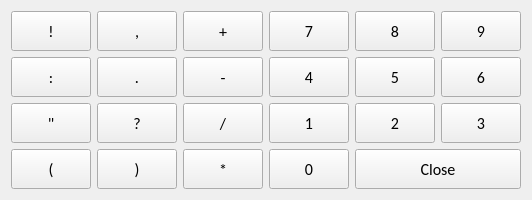
   <widget class="QWidget" name="gridLayoutWidget_3">
    <property name="geometry">
     <rect>
      <x>860</x>
      <y>0</y>
      <width>271</width>
      <height>181</height>
     </rect>
    </property>
    <property name="cursor">
     <cursorShape>ArrowCursor</cursorShape>
    </property>
    <layout class="QGridLayout" name="gridLayout_3">
     <item row="2" column="4">
      <widget class="QPushButton" name="pushButton_question">
       <property name="minimumSize">
        <size>
         <width>0</width>
         <height>40</height>
        </size>
       </property>
       <property name="font">
        <font>
         <family>Calibri</family>
         <pointsize>12</pointsize>
         <weight>50</weight>
         <bold>false</bold>
        </font>
       </property>
       <property name="cursor">
        <cursorShape>PointingHandCursor</cursorShape>
       </property>
       <property name="text">
        <string>?</string>
       </property>
      </widget>
     </item>
     <item row="0" column="5">
      <widget class="QPushButton" name="pushButton_plus">
       <property name="minimumSize">
        <size>
         <width>0</width>
         <height>40</height>
        </size>
       </property>
       <property name="font">
        <font>
         <family>Calibri</family>
         <pointsize>12</pointsize>
         <weight>50</weight>
         <bold>false</bold>
        </font>
       </property>
       <property name="cursor">
        <cursorShape>PointingHandCursor</cursorShape>
       </property>
       <property name="text">
        <string>+</string>
       </property>
      </widget>
     </item>
     <item row="3" column="3">
      <widget class="QPushButton" name="pushButton_bracket_open">
       <property name="minimumSize">
        <size>
         <width>0</width>
         <height>40</height>
        </size>
       </property>
       <property name="font">
        <font>
         <family>Calibri</family>
         <pointsize>12</pointsize>
         <weight>50</weight>
         <bold>false</bold>
        </font>
       </property>
       <property name="cursor">
        <cursorShape>PointingHandCursor</cursorShape>
       </property>
       <property name="text">
        <string>(</string>
       </property>
      </widget>
     </item>
     <item row="3" column="4">
      <widget class="QPushButton" name="pushButton_bracket_close">
       <property name="minimumSize">
        <size>
         <width>0</width>
         <height>40</height>
        </size>
       </property>
       <property name="font">
        <font>
         <family>Calibri</family>
         <pointsize>12</pointsize>
         <weight>50</weight>
         <bold>false</bold>
        </font>
       </property>
       <property name="cursor">
        <cursorShape>PointingHandCursor</cursorShape>
       </property>
       <property name="text">
        <string>)</string>
       </property>
      </widget>
     </item>
     <item row="0" column="3">
      <widget class="QPushButton" name="pushButton_exclamation">
       <property name="minimumSize">
        <size>
         <width>0</width>
         <height>40</height>
        </size>
       </property>
       <property name="font">
        <font>
         <family>Calibri</family>
         <pointsize>12</pointsize>
         <weight>50</weight>
         <bold>false</bold>
        </font>
       </property>
       <property name="cursor">
        <cursorShape>PointingHandCursor</cursorShape>
       </property>
       <property name="text">
        <string>!</string>
       </property>
      </widget>
     </item>
     <item row="3" column="5">
      <widget class="QPushButton" name="pushButton_star">
       <property name="minimumSize">
        <size>
         <width>0</width>
         <height>40</height>
        </size>
       </property>
       <property name="font">
        <font>
         <family>Calibri</family>
         <pointsize>12</pointsize>
         <weight>50</weight>
         <bold>false</bold>
        </font>
       </property>
       <property name="cursor">
        <cursorShape>PointingHandCursor</cursorShape>
       </property>
       <property name="text">
        <string>*</string>
       </property>
      </widget>
     </item>
     <item row="1" column="5">
      <widget class="QPushButton" name="pushButton_minus">
       <property name="minimumSize">
        <size>
         <width>0</width>
         <height>40</height>
        </size>
       </property>
       <property name="font">
        <font>
         <family>Calibri</family>
         <pointsize>12</pointsize>
         <weight>50</weight>
         <bold>false</bold>
        </font>
       </property>
       <property name="cursor">
        <cursorShape>PointingHandCursor</cursorShape>
       </property>
       <property name="text">
        <string>-</string>
       </property>
      </widget>
     </item>
     <item row="2" column="5">
      <widget class="QPushButton" name="pushButton_slash">
       <property name="minimumSize">
        <size>
         <width>0</width>
         <height>40</height>
        </size>
       </property>
       <property name="font">
        <font>
         <family>Calibri</family>
         <pointsize>12</pointsize>
         <weight>50</weight>
         <bold>false</bold>
        </font>
       </property>
       <property name="cursor">
        <cursorShape>PointingHandCursor</cursorShape>
       </property>
       <property name="text">
        <string>/</string>
       </property>
      </widget>
     </item>
     <item row="1" column="4">
      <widget class="QPushButton" name="pushButton_dot">
       <property name="minimumSize">
        <size>
         <width>0</width>
         <height>40</height>
        </size>
       </property>
       <property name="font">
        <font>
         <family>Calibri</family>
         <pointsize>12</pointsize>
         <weight>50</weight>
         <bold>false</bold>
        </font>
       </property>
       <property name="cursor">
        <cursorShape>PointingHandCursor</cursorShape>
       </property>
       <property name="text">
        <string>.</string>
       </property>
      </widget>
     </item>
     <item row="2" column="3">
      <widget class="QPushButton" name="pushButton_quotes">
       <property name="minimumSize">
        <size>
         <width>0</width>
         <height>40</height>
        </size>
       </property>
       <property name="font">
        <font>
         <family>Calibri</family>
         <pointsize>12</pointsize>
         <weight>50</weight>
         <bold>false</bold>
        </font>
       </property>
       <property name="cursor">
        <cursorShape>PointingHandCursor</cursorShape>
       </property>
       <property name="text">
        <string>&quot;</string>
       </property>
      </widget>
     </item>
     <item row="1" column="3">
      <widget class="QPushButton" name="pushButton_colon">
       <property name="minimumSize">
        <size>
         <width>0</width>
         <height>40</height>
        </size>
       </property>
       <property name="font">
        <font>
         <family>Calibri</family>
         <pointsize>12</pointsize>
         <weight>50</weight>
         <bold>false</bold>
        </font>
       </property>
       <property name="cursor">
        <cursorShape>PointingHandCursor</cursorShape>
       </property>
       <property name="text">
        <string>:</string>
       </property>
      </widget>
     </item>
     <item row="0" column="4">
      <widget class="QPushButton" name="pushButton_comma">
       <property name="minimumSize">
        <size>
         <width>0</width>
         <height>40</height>
        </size>
       </property>
       <property name="font">
        <font>
         <family>Calibri</family>
         <pointsize>12</pointsize>
         <weight>50</weight>
         <bold>false</bold>
        </font>
       </property>
       <property name="cursor">
        <cursorShape>PointingHandCursor</cursorShape>
       </property>
       <property name="text">
        <string>,</string>
       </property>
      </widget>
     </item>
     <item row="2" column="7">
      <widget class="QPushButton" name="pushButton_num2">
       <property name="minimumSize">
        <size>
         <width>0</width>
         <height>40</height>
        </size>
       </property>
       <property name="font">
        <font>
         <family>Calibri</family>
         <pointsize>12</pointsize>
         <weight>50</weight>
         <bold>false</bold>
        </font>
       </property>
       <property name="cursor">
        <cursorShape>PointingHandCursor</cursorShape>
       </property>
       <property name="text">
        <string>2</string>
       </property>
      </widget>
     </item>
     <item row="2" column="6">
      <widget class="QPushButton" name="pushButton_num1">
       <property name="minimumSize">
        <size>
         <width>0</width>
         <height>40</height>
        </size>
       </property>
       <property name="font">
        <font>
         <family>Calibri</family>
         <pointsize>12</pointsize>
         <weight>50</weight>
         <bold>false</bold>
        </font>
       </property>
       <property name="cursor">
        <cursorShape>PointingHandCursor</cursorShape>
       </property>
       <property name="text">
        <string>1</string>
       </property>
      </widget>
     </item>
     <item row="2" column="8">
      <widget class="QPushButton" name="pushButton_num3">
       <property name="minimumSize">
        <size>
         <width>0</width>
         <height>40</height>
        </size>
       </property>
       <property name="font">
        <font>
         <family>Calibri</family>
         <pointsize>12</pointsize>
         <weight>50</weight>
         <bold>false</bold>
        </font>
       </property>
       <property name="cursor">
        <cursorShape>PointingHandCursor</cursorShape>
       </property>
       <property name="text">
        <string>3</string>
       </property>
      </widget>
     </item>
     <item row="1" column="6">
      <widget class="QPushButton" name="pushButton_num4">
       <property name="minimumSize">
        <size>
         <width>0</width>
         <height>40</height>
        </size>
       </property>
       <property name="font">
        <font>
         <family>Calibri</family>
         <pointsize>12</pointsize>
         <weight>50</weight>
         <bold>false</bold>
        </font>
       </property>
       <property name="cursor">
        <cursorShape>PointingHandCursor</cursorShape>
       </property>
       <property name="text">
        <string>4</string>
       </property>
      </widget>
     </item>
     <item row="1" column="7">
      <widget class="QPushButton" name="pushButton_num5">
       <property name="minimumSize">
        <size>
         <width>0</width>
         <height>40</height>
        </size>
       </property>
       <property name="font">
        <font>
         <family>Calibri</family>
         <pointsize>12</pointsize>
         <weight>50</weight>
         <bold>false</bold>
        </font>
       </property>
       <property name="cursor">
        <cursorShape>PointingHandCursor</cursorShape>
       </property>
       <property name="text">
        <string>5</string>
       </property>
      </widget>
     </item>
     <item row="1" column="8">
      <widget class="QPushButton" name="pushButton_num6">
       <property name="minimumSize">
        <size>
         <width>0</width>
         <height>40</height>
        </size>
       </property>
       <property name="font">
        <font>
         <family>Calibri</family>
         <pointsize>12</pointsize>
         <weight>50</weight>
         <bold>false</bold>
        </font>
       </property>
       <property name="cursor">
        <cursorShape>PointingHandCursor</cursorShape>
       </property>
       <property name="text">
        <string>6</string>
       </property>
      </widget>
     </item>
     <item row="0" column="6">
      <widget class="QPushButton" name="pushButton_num7">
       <property name="minimumSize">
        <size>
         <width>0</width>
         <height>40</height>
        </size>
       </property>
       <property name="font">
        <font>
         <family>Calibri</family>
         <pointsize>12</pointsize>
         <weight>50</weight>
         <bold>false</bold>
        </font>
       </property>
       <property name="cursor">
        <cursorShape>PointingHandCursor</cursorShape>
       </property>
       <property name="text">
        <string>7</string>
       </property>
      </widget>
     </item>
     <item row="0" column="7">
      <widget class="QPushButton" name="pushButton_num8">
       <property name="minimumSize">
        <size>
         <width>0</width>
         <height>40</height>
        </size>
       </property>
       <property name="font">
        <font>
         <family>Calibri</family>
         <pointsize>12</pointsize>
         <weight>50</weight>
         <bold>false</bold>
        </font>
       </property>
       <property name="cursor">
        <cursorShape>PointingHandCursor</cursorShape>
       </property>
       <property name="text">
        <string>8</string>
       </property>
      </widget>
     </item>
     <item row="0" column="8">
      <widget class="QPushButton" name="pushButton_num9">
       <property name="minimumSize">
        <size>
         <width>0</width>
         <height>40</height>
        </size>
       </property>
       <property name="font">
        <font>
         <family>Calibri</family>
         <pointsize>12</pointsize>
         <weight>50</weight>
         <bold>false</bold>
        </font>
       </property>
       <property name="cursor">
        <cursorShape>PointingHandCursor</cursorShape>
       </property>
       <property name="text">
        <string>9</string>
       </property>
      </widget>
     </item>
     <item row="3" column="6">
      <widget class="QPushButton" name="pushButton_num0">
       <property name="minimumSize">
        <size>
         <width>0</width>
         <height>40</height>
        </size>
       </property>
       <property name="font">
        <font>
         <family>Calibri</family>
         <pointsize>12</pointsize>
         <weight>50</weight>
         <bold>false</bold>
        </font>
       </property>
       <property name="cursor">
        <cursorShape>PointingHandCursor</cursorShape>
       </property>
       <property name="text">
        <string>0</string>
       </property>
      </widget>
     </item>
     <item row="3" column="7" colspan="2">
      <widget class="QPushButton" name="pushButton_close">
       <property name="minimumSize">
        <size>
         <width>0</width>
         <height>40</height>
        </size>
       </property>
       <property name="font">
        <font>
         <family>Calibri</family>
         <pointsize>12</pointsize>
         <weight>50</weight>
         <bold>false</bold>
        </font>
       </property>
       <property name="cursor">
        <cursorShape>PointingHandCursor</cursorShape>
       </property>
       <property name="text">
        <string>Close</string>
       </property>
      </widget>
     </item>
    </layout>
   </widget>
